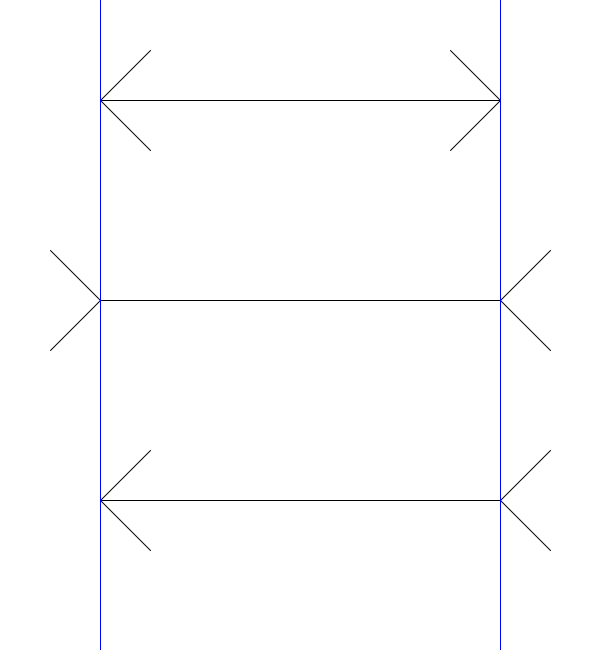
Frame 1 (no input)
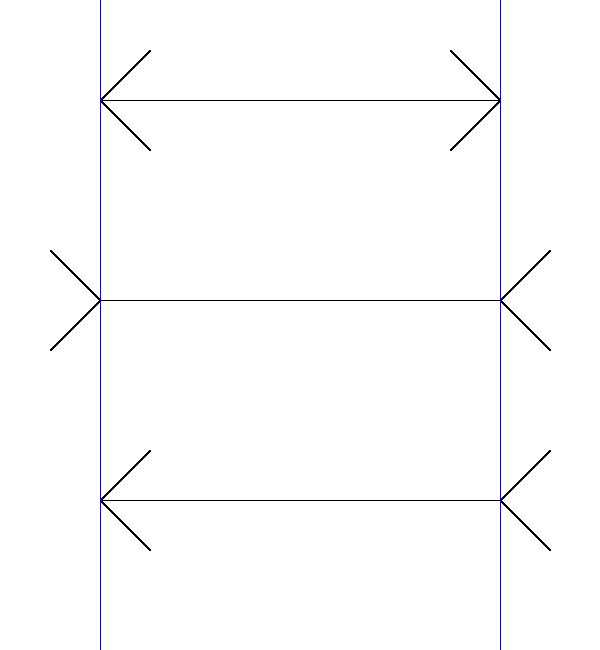
Frame 60 (the mouse pressed at the canvas centre just before this capture)
Frame 120 (the mouse held since frame 60 and released just before this capture): identical to frame 60, image omitted

The Processing sketch that drew these frames (run headless with seeded random() and noise(); from frame 60 on, the mouse is pressed at the canvas centre):

// Processing sketch: Muller_Lyer
// ── Muller_Lyer.pde
//Code inspire from: https://www.openprocessing.org/sketch/452004
void setup() {
  size(600, 650);
  background(255);

}

void draw() {
  stroke (0,0,0);
  line(100,100,500,100); //First line
  line (100,300,500,300);//Second line
  line (100,500,500,500);//Third line
  //First line arrows
  line (100,100,150,50);
  line (100,100,150,150);
  line (500,100,450,50);
  line (500,100,450,150);  
  //Second line arrows
  line (50,250,100,300);
  line (50,350,100,300);
  line (550,250,500,300);
  line (550,350,500,300); 
  //Third line arrows
  line (100,500,150,450);
  line (100,500,150,550);
  line (500,500,550,450);
  line (500,500,550,550);  
  
  //border lines
  stroke (0,0,255);
  if (mouseX>500)
    stroke (255,255,255);
    line (100,0,100,650);
    line (500,0,500,650); 
  if (mouseX<500)
    line (100,0,100,650);
    line (500,0,500,650);
}
